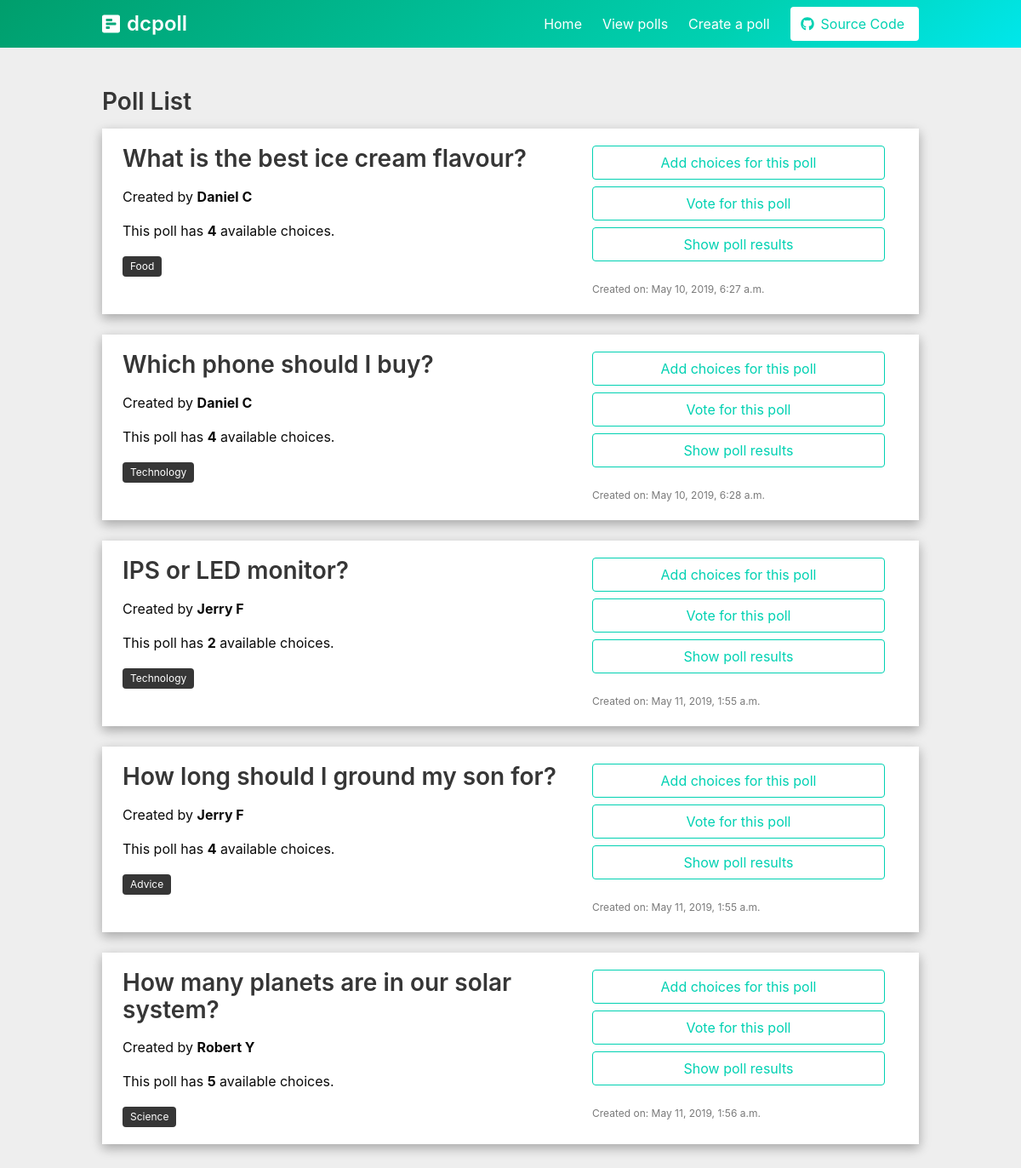
The page /polls/list/ on the database as committed earlier.
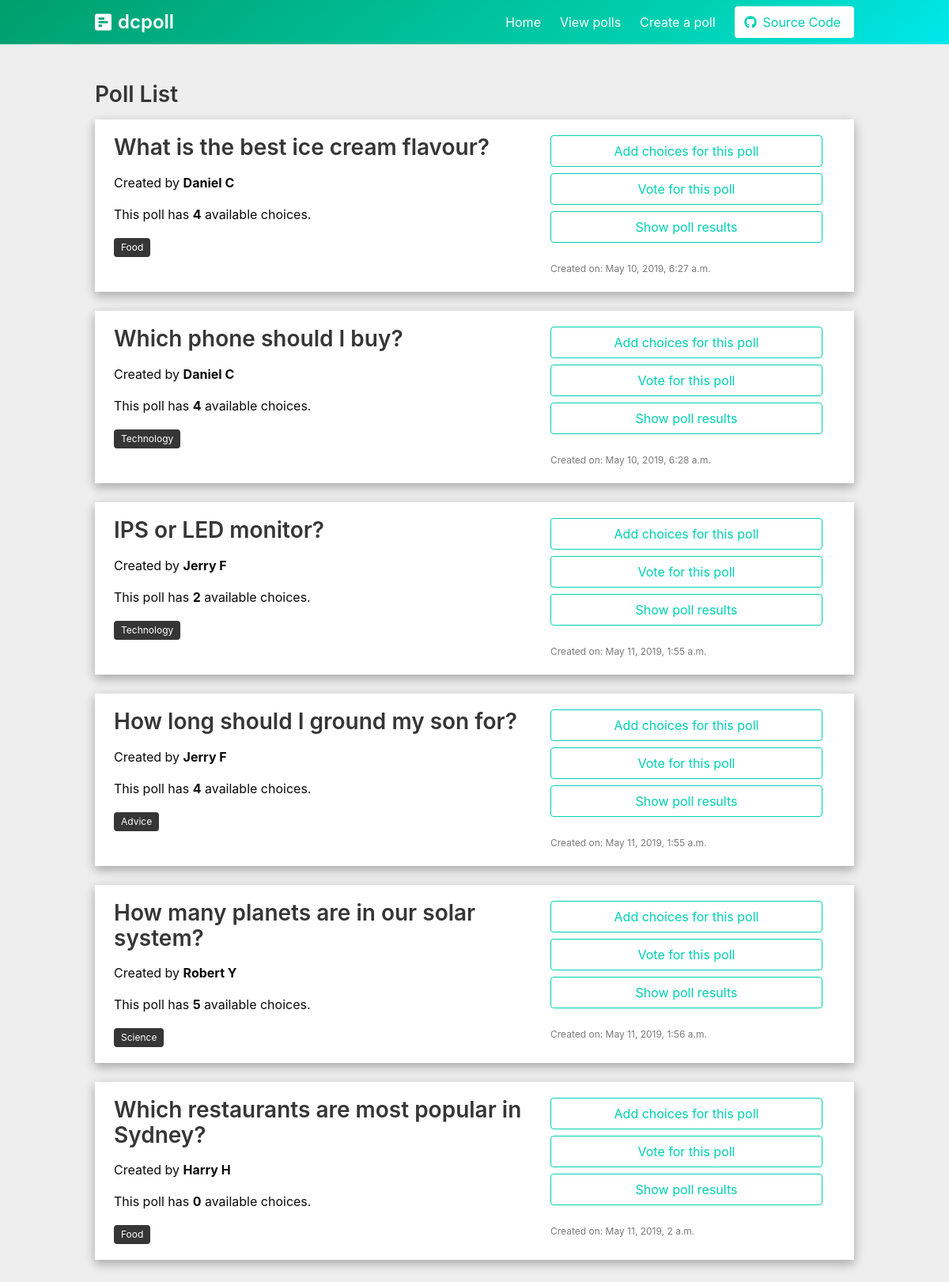
The same page on the database as committed later.
### polls/models.py (models this page shows, shortened)
class Question(models.Model):
    question_text = models.CharField(max_length=200)
    category = models.CharField(max_length=3,
                                choices=choices,
                                default='Other')
    author = models.CharField(max_length=60, default='Anonymous')
    pub_date = models.DateTimeField(auto_now=True)

### polls/views.py (the view)
# urls.py: path('polls/list/', polls_questions_list, name='polls-list'),
def polls_questions_list(request):
    questions_list = Question.objects.all()
    paginator = Paginator(questions_list, 8)
    page = request.GET.get('page')
    data = paginator.get_page(page)
    context = {'title': 'Polls List Page',
               'data':data}
    return render(request, 'questions-list.html', context)

### templates/questions-list.html (shortened to what this page needs)
{% extends 'base.html' %}
{% block content %}
<section class="hero is-primary is-bold">
	{% include 'navbar.html' %}
</section>
<section class="section" style="background-color: #eee;">
	<section class="container">
		<section class="content">
			<h2>Poll List</h2>
			{% for q in data %}
				<div class="notification is-white" style="border-radius: 0; box-shadow:0 5px 11px 0 rgba(0,0,0,.18),0 4px 15px 0 rgba(0,0,0,.15)!important;">
					<div class="columns">
						<div class="column">
							<h2>{{ q.question_text }}</h2>
							<p>Created by <strong>{{ q.author }}</strong></p>
							<p>This poll has <strong>{{ q.choice_set.all.count }}</strong> available choices.</p>
						<p><span class="tag is-dark">{{ q.category }}</p>
					</div>
						<div class="column is-two-fifths">
							<div class="buttons">
								<a class="button is-primary is-outlined is-fullwidth" href="{% url 'polls-create-choice' q.id  %}">Add choices for this poll</a>
								<a class="button is-primary is-outlined is-fullwidth" href="{% url 'polls-vote' q.id  %}">Vote for this poll</a>
								<a class="button is-primary is-outlined is-fullwidth" href="{% url 'polls-results' q.id  %}">Show poll results</a>
							</div>
							<p class="has-text-grey help">Created on: {{ q.pub_date }}</p>
						</div>
					</div>
				</div>
			{% endfor %}
		</section>
	</section>
</section>
{% endblock %}

Rows that differ between the two databases and show on the page:
added Question: question_text "Which restaurants are most popular in Sydney?", author "Harry H", choice_set.all.count "0", category "Food", pub_date "May 11, 2019, 2 a.m."
